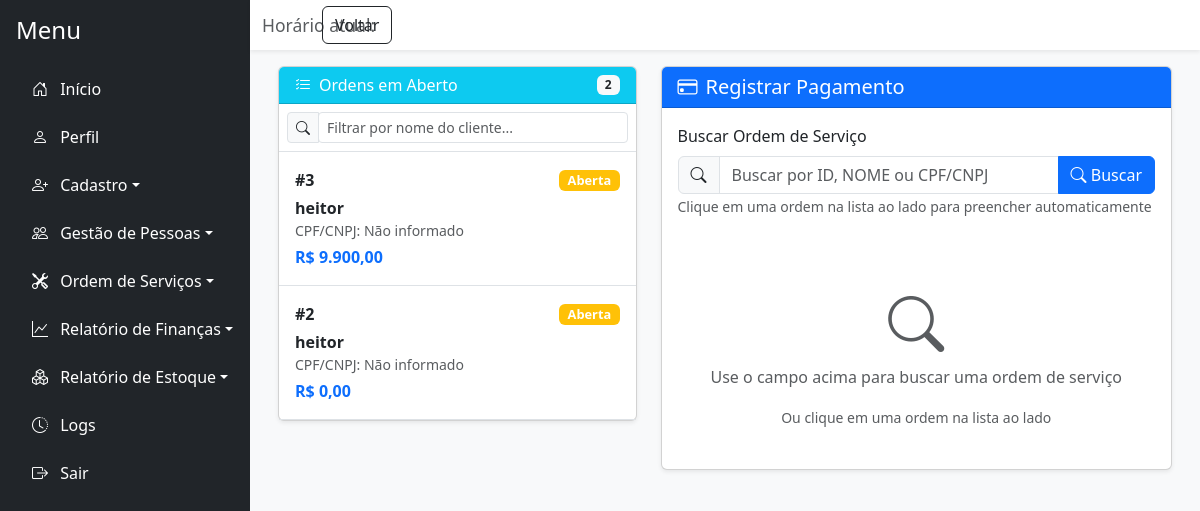
The page /pagamento.php (signed in) on the database as committed earlier.
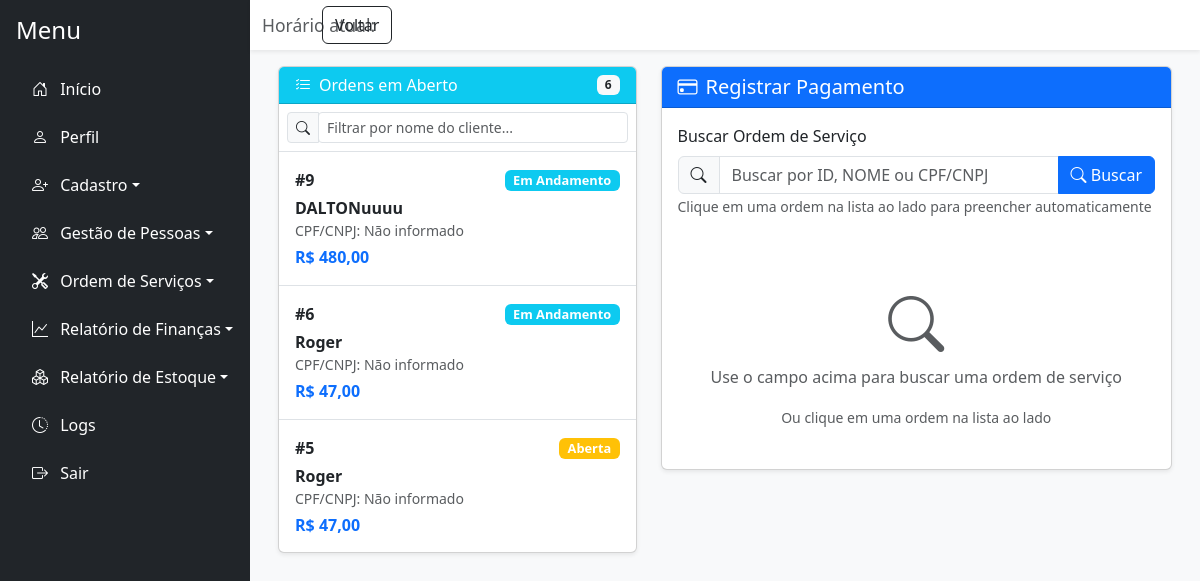
The same page on the database as committed later.
### tables this page shows
CREATE TABLE `nova_ordem` (
  `id_ordem` int(11) NOT NULL,
  `id_funcionario` int(11) NOT NULL,
  `nome_client_ordem` varchar(100) NOT NULL,
  `tecnico` varchar(100) DEFAULT NULL,
  `marca_aparelho` varchar(100) DEFAULT NULL,
  `tempo_uso` varchar(50) DEFAULT NULL,
  `problema` text DEFAULT NULL,
  `prioridade` varchar(20) DEFAULT NULL,
  `observacao` text DEFAULT NULL,
  `dt_recebimento` date DEFAULT NULL,
  `valor_total` decimal(10,2) NOT NULL,
  `metodo_pag` varchar(50) DEFAULT NULL,
  `id_peca_est` int(11) DEFAULT NULL,
  `id_cliente` int(11) DEFAULT NULL,
  `status_ordem` enum('Aberta','Em Andamento','Aguardando Peças','Concluído','Cancelada') DEFAULT 'Aberta',
  `id_usuario` int(11) DEFAULT NULL
);

### pagamento.php (the view, shortened to what the changed rows need)
<?php
require_once 'conexao.php';
require_once 'php/permissoes.php';
$ordens_abertas = [];
try {
    $sql_abertas = "SELECT no.*,
        COALESCE(c.nome_cliente, no.nome_client_ordem) as nome_cliente,
        COALESCE(c.cpf_cnpj, 'Não informado') as cpf_cnpj,
        COALESCE(c.telefone, 'Não informado') as telefone,
        COALESCE(c.email, 'Não informado') as email,
        f.nome_funcionario as tecnico_nome
        FROM nova_ordem no
        LEFT JOIN cliente c ON no.id_cliente = c.id_cliente
        LEFT JOIN funcionario f ON no.tecnico = f.id_funcionario
        WHERE no.status_ordem IN ('Aberta', 'Em Andamento', 'Aguardando Peças')
        ORDER BY no.id_ordem DESC";
    $stmt_abertas = $pdo->query($sql_abertas);
    if ($stmt_abertas && $stmt_abertas->rowCount() > 0) {
        while ($row = $stmt_abertas->fetch(PDO::FETCH_ASSOC)) {
            $ordens_abertas[] = $row;
        }
    }
} catch (PDOException $e) {
    $mensagem_erro = "Erro ao carregar ordens em aberto: " . $e->getMessage();
}
?>
<!DOCTYPE html>
<html lang="pt-BR">
<head>
    <link href="https://cdn.jsdelivr.net/npm/bootstrap@5.3.7/dist/css/bootstrap.min.css" rel="stylesheet">
    <link rel="stylesheet" href="https://cdn.jsdelivr.net/npm/bootstrap-icons@1.11.1/font/bootstrap-icons.css">
    <link href="https://cdn.jsdelivr.net/npm/bootstrap-icons@1.11.1/font/bootstrap-icons.css" rel="stylesheet">
</head>
<body class="bg-light">
    <div class="d-flex vh-100 bg-light">
        <div class="flex-grow-1 d-flex flex-column">
            <div class="flex-grow-1 p-3" style="overflow-y: auto;">
                <div class="container-fluid">
                    <div class="row">
                        <div class="col-md-5 mb-3">
                            <div class="card shadow-sm">
                                <div class="card-header bg-info text-white py-2 d-flex justify-content-between align-items-center">
                                    <h6 class="mb-0"><i class="bi bi-list-check me-2"></i>Ordens em Aberto</h6>
                                    <span class="badge bg-light text-dark" id="contador-ordens"><?php echo count($ordens_abertas); ?></span>
                                </div>
                                <div class="card-body p-0">
                                    <div class="scrollable-list">
                                        <?php if (!empty($ordens_abertas)): ?>
                                            <?php foreach ($ordens_abertas as $ordem): ?>
                                                <div class="ordem-item p-3 border-bottom" data-nome="<?php echo htmlspecialchars(strtolower($ordem['nome_cliente'])); ?>">
                                                    <div class="d-flex justify-content-between align-items-start">
                                                        <div class="flex-grow-1">
                                                            <div class="d-flex justify-content-between align-items-center">
                                                                <strong>#<?php echo $ordem['id_ordem']; ?></strong>
                                                                <span class="badge badge-status
                                                                    <?php
                                                                    switch($ordem['status_ordem']) {
                                                                        case 'Aberta': echo 'bg-warning'; break;
                                                                        case 'Em Andamento': echo 'bg-info'; break;
                                                                    }
                                                                    ?>">
                                                                    <?php echo $ordem['status_ordem']; ?>
                                                                </span>
                                                            </div>
                                                            <div class="mt-1">
                                                                <span class="fw-semibold"><?php echo htmlspecialchars($ordem['nome_cliente']); ?></span>
                                                            </div>
                                                            <div class="small text-muted">
                                                                CPF/CNPJ: <?php echo htmlspecialchars($ordem['cpf_cnpj']); ?>
                                                            </div>
                                                            <div class="mt-1">
                                                                <span class="fw-bold text-primary">R$ <?php echo number_format($ordem['valor_total'], 2, ',', '.'); ?></span>
                                                            </div>
                                                        </div>
                                                    </div>
                                                </div>
                                            <?php endforeach; ?>
                                        <?php endif; ?>
                                    </div>
                                </div>
                            </div>
                        </div>
                    </div>
                </div>
            </div>
        </div>
    </div>
</body>
</html>

### php/permissoes.php (shortened to what the changed rows need)
<?php
$permissoes = [
    1 => [
        "Início" => ["principal.php"],
        "Perfil" => ["perfil.php"],
        "Cadastro" => [
            "cadastro_usuario.php", "cadastro_cliente.php", "cadastro_funcionario.php",
            "cadastro_fornecedor.php", "cadastro_pecas.php"
        ],
        "Gestão de Pessoas" => [
            "gestao_usuario.php", "gestao_cliente.php", "gestao_funcionario.php",
            "gestao_fornecedor.php"
        ],
        "Ordem de Serviços" => ["nova_ordem.php", "consultar_ordem.php", "pagamento.php"],
        "Relatório de Finanças" => ["relatorio_despesas.php", "relatorio_lucro.php"],
        "Relatório de Estoque" => [
            "relatorio_saida.php", "relatorio_pecas_estoque.php"
        ],
        "Logs" => ["logs.php"],
    ],
    2 => [
        "Início" => ["principal.php"],
        "Perfil" => ["perfil.php"],
        "Cadastro" => [
            "cadastro_cliente.php", "cadastro_funcionario.php",
            "cadastro_fornecedor.php", "cadastro_pecas.php"
        ],
        "Gestão de Pessoas" => ["gestao_cliente.php"],
        "Ordem de Serviços" => ["nova_ordem.php", "consultar_ordem.php", "pagamento.php"],
        "Relatório de Estoque" => [
            "relatorio_saida.php", "relatorio_pecas_estoque.php"
        ],
    ],
    3 => [
        "Início" => ["principal.php"],
        "Perfil" => ["perfil.php"],
        "Cadastro" => ["cadastro_cliente.php"],
        "Gestão de Pessoas" => ["gestao_cliente.php"],
        "Ordem de Serviços" => ["nova_ordem.php", "consultar_ordem.php", "pagamento.php"],
    ],
    4 => [
        "Início" => ["principal.php"],
        "Perfil" => ["perfil.php"],
        "Cadastro" => ["cadastro_pecas.php"],
        "Ordem de Serviços" => ["nova_ordem.php", "consultar_ordem.php", "pagamento.php"],
        "Relatório de Estoque" => [
            "relatorio_saida.php", "relatorio_pecas_estoque.php"
        ],
    ],
];
$id_perfil = $_SESSION['perfil'];
$opcoes_menu = isset($permissoes[$id_perfil]) ? $permissoes[$id_perfil] : [];
$icones_menu = [
    "Início" => "bi-house-door",
    "Perfil" => "bi-person",
    "Cadastro" => "bi-person-plus",
    "Gestão de Pessoas" => "bi-people",
    "Ordem de Serviços" => "bi-tools",
    "Relatório de Finanças" => "bi-graph-up",
    "Relatório de Estoque" => "bi-boxes",
    "Logs" => "bi-clock-history"
];
function formatarNomeExibicao($nomeArquivo) {
    $nome = basename($nomeArquivo, ".php");
    $prefixos = ['cadastro_', 'gestao_', 'relatorio_'];
    foreach ($prefixos as $prefixo) {
        if (strpos($nome, $prefixo) === 0) {
            $nome = substr($nome, strlen($prefixo));
            break;
        }
    }
    $nome = str_replace("_", " ", $nome);
    $nome = ucwords($nome);
    return $nome;
}
$ids = [
    "principal.php" => "menu-inicio",
    "perfil.php" => "menu-perfil",
    "cadastro_usuario.php" => "cadastro_usuario",
    "cadastro_cliente.php" => "cadastro_cliente",
    "cadastro_funcionario.php" => "cadastro_funcionario",
    "cadastro_fornecedor.php" => "cadastro_fornecedor",
    "cadastro_pecas.php" => "cadastro_pecas",
    "gestao_usuario.php" => "menu-gestao-usuario",
    "gestao_cliente.php" => "menu-gestao-cliente",
    "gestao_funcionario.php" => "menu-gestao-funcionario",
    "gestao_fornecedor.php" => "menu-gestao-fornecedor",
    "nova_ordem.php" => "nova_ordem",
    "consultar_ordem.php" => "menu-consultar-ordem",
    "pagamento.php" => "menu-pagamento",
    "relatorio_despesas.php" => "menu-relatorio-despesas",
    "relatorio_lucro.php" => "menu-relatorio-lucro",
    "relatorio_saida.php" => "menu-relatorio-saida",
    "relatorio_pecas_estoque.php" => "menu-relatorio-pecas",
    "logs.php" => "menu-logs"
];
function obterIdManual($arquivo) {
    global $ids;
    return isset($ids[$arquivo]) ? $ids[$arquivo] : 'menu-' . basename($arquivo, '.php');
}
function gerarMenu($opcoes_menu, $icones_menu) {
    $html = '';
    foreach ($opcoes_menu as $categoria => $arquivos) {
        $icone = isset($icones_menu[$categoria]) ? $icones_menu[$categoria] : "bi-circle";
        if (count($arquivos) > 1) {
            $html .= '<li class="nav-item mb-2 dropdown">';
            $html .= '<a class="nav-link text-white dropdown-toggle" href="#" id="menu-' . strtolower(str_replace(' ', '-', $categoria)) . '" role="button" data-bs-toggle="dropdown" aria-expanded="false">';
            $html .= '<i class="bi ' . $icone . ' me-2"></i> ' . $categoria;
            $html .= '</a>';
            $html .= '<ul class="dropdown-menu dropdown-menu-dark" aria-labelledby="menu-' . strtolower(str_replace(' ', '-', $categoria)) . '">';
            foreach ($arquivos as $arquivo) {
                $nomeExibicao = formatarNomeExibicao($arquivo);
                $html .= '<li><a class="dropdown-item" id="' . obterIdManual($arquivo) . '" href="' . $arquivo . '">' . $nomeExibicao . '</a></li>';
            }
            $html .= '</ul>';
            $html .= '</li>';
        } else {
            $html .= '<li class="nav-item mb-2">';
            $html .= '<a id="' . obterIdManual($arquivos[0]) . '" href="' . $arquivos[0] . '" class="nav-link text-white">';
            $html .= '<i class="bi ' . $icone . ' me-2"></i> ' . $categoria;
            $html .= '</a>';
            $html .= '</li>';
        }
    }
    return $html;
}
$menu_html = '
<nav id="sidebar" class="bg-dark text-white p-3" style="width: 250px;">
    <h4 class="mb-4">Menu</h4>
    <ul class="nav flex-column">
        ' . gerarMenu($opcoes_menu, $icones_menu) . '
        <li class="nav-item">
            <a id="menu-sair" href="php/logout.php" class="nav-link text-white"><i class="bi bi-box-arrow-right me-2"></i> Sair</a>
        </li>
    </ul>
</nav>
<script>
    document.getElementById("menu-toggle").addEventListener("click", function () {
        document.getElementById("sidebar").classList.toggle("d-none");
    });
    function updateClock() {
        const now = new Date();
        const timeString = now.toLocaleTimeString(\'pt-BR\');
        document.getElementById(\'liveClock\').textContent = timeString;
    }
    setInterval(updateClock, 1000);
    updateClock();
</script>
';
function exibirMenu() {
    global $menu_html;
    echo $menu_html;
}
?>

Rows that differ between the two databases and show on the page:
no longer on this page (row unchanged): nova_ordem: id_ordem "3", status_ordem "Aberta", nome_cliente "heitor", cpf_cnpj "Não informado", valor_total "9.900,00"
no longer on this page (row unchanged): nova_ordem: id_ordem "2", status_ordem "Aberta", nome_cliente "heitor", cpf_cnpj "Não informado", valor_total "0,00"
added nova_ordem: id_ordem "9", status_ordem "Em Andamento", nome_cliente "DALTONuuuu", cpf_cnpj "Não informado", valor_total "480,00"
added nova_ordem: id_ordem "6", status_ordem "Em Andamento", nome_cliente "Roger", cpf_cnpj "Não informado", valor_total "47,00"
added nova_ordem: id_ordem "5", status_ordem "Aberta", nome_cliente "Roger", cpf_cnpj "Não informado", valor_total "47,00"
Other text that changed with them:
count($ordens_abertas): "2" → "6"
